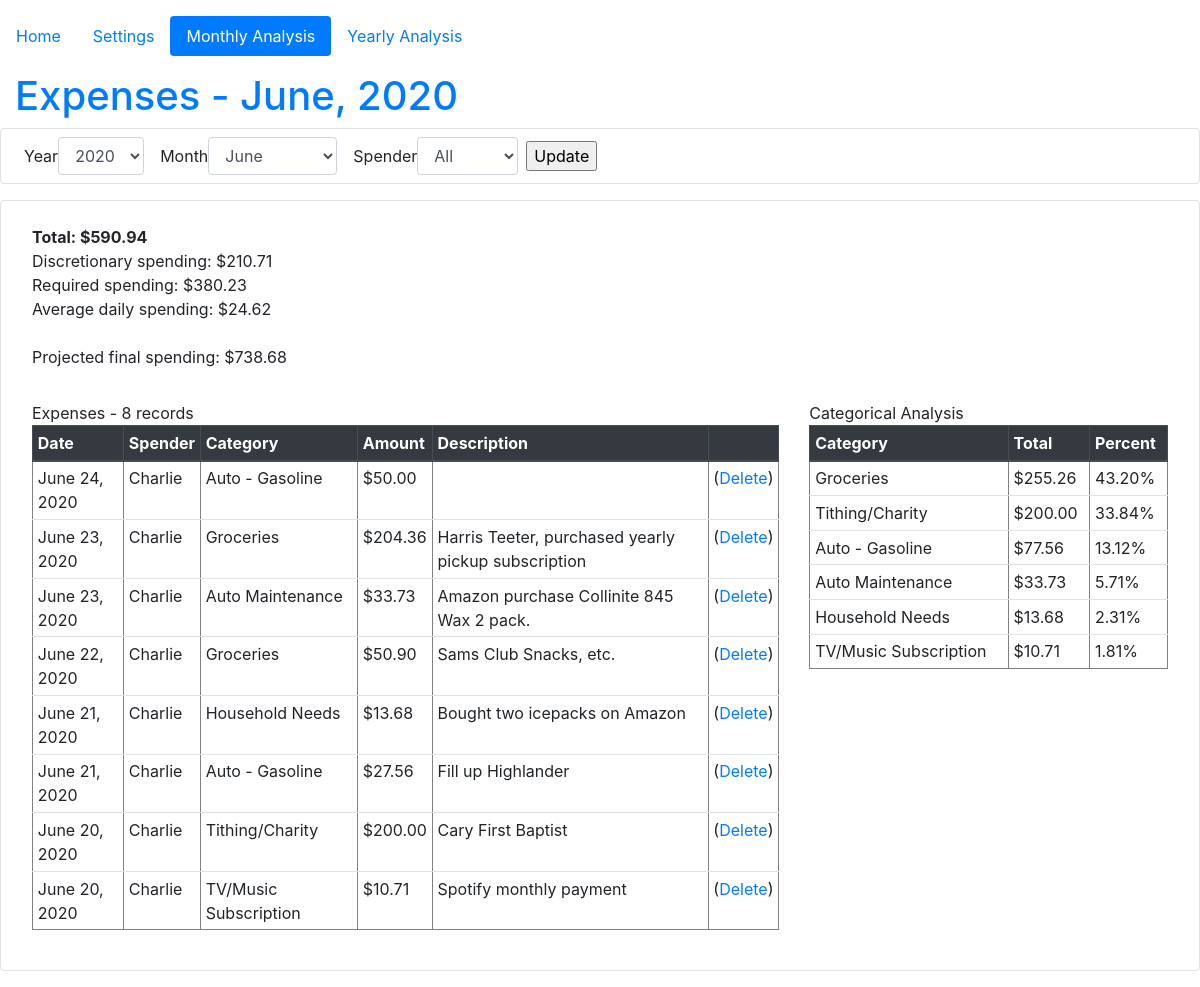
Screenshot of /monthlyAnalysis/ with the database file from the repository.
### tracker_app/models.py (models this page shows, shortened)
class Expense(db.Model):
	expenseId = db.Column(db.Integer, primary_key=True)
	date = db.Column(db.DateTime, nullable=False)
	categoryId = db.Column(db.Integer, db.ForeignKey('category.categoryId'), nullable=False)
	spenderId = db.Column(db.Integer, db.ForeignKey('user.userId'), nullable=False)
	amount = db.Column(db.Numeric(precision=2, asdecimal=True), nullable=False)
	description = db.Column(db.Text)

class Category(db.Model):
	categoryId = db.Column(db.Integer, primary_key=True)
	expenseCategory = db.Column(db.String(50), unique=True, nullable=False)
	discretionary = db.Column(db.Boolean, nullable=False)
	expenses = db.relationship("Expense", backref="myCategory")

### tracker_app/routes.py (the view)
@app.route("/monthlyAnalysis/", methods=["GET", "POST"])
@app.route("/monthlyAnalysis/<year>/<month>/<spender>", methods=["GET", "POST"])
def monthlyAnalysis(year=None, month=None, spender=None):
	if (year is None or year =="deleteExpense"):
		year = datetime.datetime.today().year
		month = datetime.datetime.today().month
	analysis = monthInfo.MonthInfo(year, month, spender)
	catTable = categoryTable.CategoryTable(year, month=month, spender=spender)
	categoryAnalysisTable = catTable.getCategoryAnalysisTable()
	expenseTable = analysis.getExpenseTable()
	stats = analysis.getMonthlyExpenseStats()
	monthStr = str(calendar.month_name[int(month)]) + ", " + str(year)
	monthlyForm = forms.ExpenseConfigureForm()
	monthlyForm.year.choices = [r.year for r in Metadata.query.with_entities(Metadata.year).distinct().order_by(Metadata.year.desc()).all()]
	spenderChoices = [u.username for u in db.session.query(User.username).all()]
	spenderChoices.append("All")
	monthlyForm.spender.choices = spenderChoices
	if monthlyForm.validate_on_submit():
		return redirect(url_for('monthlyAnalysis', year=monthlyForm.year.data, month=monthlyForm.month.data,
				spender=monthlyForm.spender.data))
	return render_template('monthlyData.html', categoryAnalysisTable=categoryAnalysisTable, expenseTable=expenseTable, stats=stats,
		monthStr=monthStr, monthlyForm=monthlyForm, spender=spender)

### tracker_app/forms.py
class ExpenseConfigureForm(FlaskForm):
	records = Expense.query.with_entities(Expense.date).all()
	yearChoices = [r.year for r in Metadata.query.with_entities(Metadata.year).distinct().all()]
	monthChoices = [(1,'January'), (2,'February'), (3,'March'), (4,'April'), (5,'May'), (6,'June'),
		(7, 'July'), (8,'August'), (9,'September'), (10,'October'), (11,'November'), (12,'December')]
	year = SelectField('Year', choices=[], validate_choice=False)
	month = SelectField('Month', choices=monthChoices, validate_choice=False, default=datetime.datetime.today().month)
	spender = SelectField('Spender', choices=["All"], validate_choice=False, default="All")
	submit = SubmitField('Update')

### tracker_app/helpers.py (called while the page is built)
def getTableHeadTags(headersList):
	tableHead = "<table border=1 class='table table-sm table-hover'>"
	tableHead += "<thead class='thead-dark'><tr>"
	for item in headersList:
		tableHead += "<th scope='col'>" + item + "</th>"
	tableHead += "</tr></thead>"
	return tableHead;

### tracker_app/monthInfo.py (called while the page is built)
	def getMonthlyExpenseStats(self):
		expenses = self.expenses
		total = 0
		discretionarySpending = 0
		requiredSpending = 0
		for expense in expenses:
			total += expense.amount
			if (expense.myCategory.discretionary):
				discretionarySpending += expense.amount
			else:
				requiredSpending += expense.amount
		stats = "<b>Total: $" + str("{:.2f}".format(total) + "</b>")
		stats += "<br>Discretionary spending: $" + str("{:.2f}".format(discretionarySpending))
		stats += "<br>Required spending: $" + str("{:.2f}".format(requiredSpending))
		if (self.isCurrentMonth):
			dailyAvg = total / datetime.datetime.today().day
		else:
			dailyAvg = total / self.num_days
		stats += "<br>Average daily spending: $" + str("{:.2f}".format(dailyAvg))
		if (self.isCurrentMonth):
			stats += "<br><br>Projected final spending: $" + str("{:.2f}".format(dailyAvg * self.num_days))
		return Markup(stats)

### tracker_app/templates/monthlyData.html (shortened to what this page needs)
{% extends 'layout.html' %}
{% set activePage = "monthlyAnalysis" %}
{% block content %}
<h1 class="text-primary">Expenses - {{ monthStr }}</h1>
<div class="row border rounded py-2" id="expense-config-form">
	<div class="col-lg">
		<form method="POST" action={{ url_for('monthlyAnalysis') }} class="form-inline">
			<div class="form-group">
				<div class="form-group px-2">
					{{ monthlyForm.year.label}} {{ monthlyForm.year(class_="form-control") }}
				</div>
				<div class="form-group px-2">
					{{ monthlyForm.month.label }} {{ monthlyForm.month(class_="form-control") }}
				</div>
				<div class="form-group px-2">
					{{ monthlyForm.spender.label }} {{ monthlyForm.spender(class_="form-control") }}
				</div>
				{{ monthlyForm.submit }}
			</div>
		</form>
	</div>
</div>
<div class="row border rounded my-3 px-3 py-2">
	<div class="col">
		<div class="row" id="expenses-stats">
			<div class="col-lg py-3">
				{{ stats }}
			</div>
		</div>
		<div class="row" id="tables">
			<div class="col-lg-8 py-3">
				{{ expenseTable }}
			</div>
			<div class="col-lg-4 py-3">
				{{ categoryAnalysisTable }}
			</div>
		</div>
	</div>
</div>
{% endblock %}

### rows the page displays
Expense: description "Expenses - 8 records Date Spender Category Amount Description June 24, 2020 Charlie Auto - Gasoline $50.00 ( Delete ) June 23, 2020 Charlie Groceries $204.36 Harris Teeter, purchased yearly pickup subscription ( Delete ) June 23, 2020 Charlie Auto Maintenance $33.73 Amazon purchase Collinite 845 Wax 2 pack. ( Delete ) June 22, 2020 Charlie Groceries $50.90 Sams Club Snacks, etc. ( Delete ) June 21, 2020 Charlie Household Needs $13.68 Bought two icepacks on Amazon ( Delete ) June 21, 2020 Charlie Auto - Gasoline $27.56 Fill up Highlander ( Delete ) June 20, 2020 Charlie Tithing/Charity $200.00 Cary First Baptist ( Delete ) June 20, 2020 Charlie TV/Music Subscription $10.71 Spotify monthly…"
Category: expenseCategory "Categorical Analysis Category Total Percent Groceries $255.26 43.20% Tithing/Charity $200.00 33.84% Auto - Gasoline $77.56 13.12% Auto Maintenance $33.73 5.71% Household Needs $13.68 2.31% TV/Music Subscription $10.71 1.81%"

### other values shown
{{ text }} "Home" "Settings" "Monthly Analysis" "Yearly Analysis"
{{ monthStr }} "June, 2020"
{{ monthlyForm.year.label }} "Year"
{{ monthlyForm.month.label }} "Month"
{{ monthlyForm.spender.label }} "Spender"
{{ stats }} "Total: $590.94 Discretionary spending: $210.71 Required spending: $380.23 Average daily spending: $24.62 Projected final spending: $738.68"
